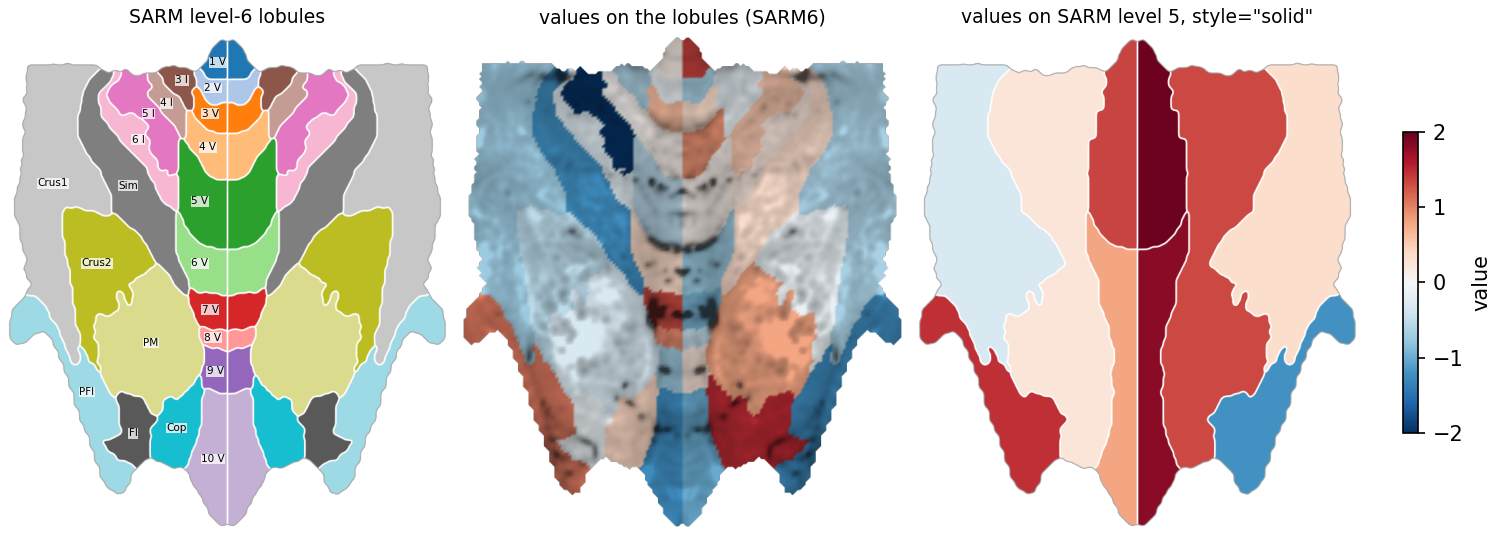

This chart was generated by the following Python code:
"""The macaque cerebellar flatmap (NMT v2.1-sym, SARM): its 21 level-6 lobules
per hemisphere, random values on them in the default style (SUIT's shading),
and random values on the five level-5 regions (anterior and posterior vermis,
intermediate, lateral, flocculus and paraflocculus) in style "solid".

    python examples/macaque.py      # writes examples/macaque.png
"""

import os

import matplotlib
import matplotlib.pyplot as plt
import numpy as np

import scmaps
from scmaps import _atlas
from scmaps.cerebellum import FLAT_FIG_IN, FLAT_LIM

matplotlib.use("Agg")
DPI = 200
rng = np.random.default_rng(0)
six = scmaps.cerebellum_regions("SARM6")
five = scmaps.cerebellum_regions("SARM5")
# lobule colours: one per lobule, the same on both sides
tab = [matplotlib.colormaps["tab20"](k % 20) for k in range(20)] + [(0.35, 0.35, 0.35, 1.0)]
lobule_colours = {n: tab[k % 21] for k, n in enumerate(six)}


def label_positions(atlas, img_shape):
    """Each left region's median vertex in the cropped image's pixels (the canvas spans +-FLAT_LIM flat units over
    FLAT_FIG_IN x DPI pixels; the crop starts 4 pixels before the drawing)."""
    pts, _faces, _grey, lab = _atlas.macaque_flatmap(atlas)
    names = scmaps.cerebellum_regions(atlas)
    px = FLAT_FIG_IN * DPI / (2 * FLAT_LIM)
    x0, y1 = pts[:, 0].min(), pts[:, 1].max()
    out = {}
    for k, n in enumerate(names[:len(names) // 2]):
        p = np.median(pts[lab == k + 1], axis=0)
        out[n] = ((p[0] - x0) * px + 4, (y1 - p[1]) * px + 4)
    return out


fig, axes = plt.subplots(1, 3, figsize=(10, 3.6), layout="constrained")
img = scmaps.cerebellum_map(colors=lobule_colours, atlas="SARM6", dpi=DPI, style="solid")
scmaps.show(img, axes[0])
for n, (c, r) in label_positions("SARM6", img.shape).items():
    axes[0].text(c, r, n[3:].replace("Cb", "").replace("V", " V").replace("I", " I"), ha="center", va="center",
                 fontsize=5, bbox=dict(fc="w", ec="none", alpha=0.75, pad=0.2))
style = dict(cmap="RdBu_r", vmin=-2, vmax=2, dpi=DPI)
sm = scmaps.plot_cerebellum(dict(zip(six, rng.normal(size=len(six)))), ax=axes[1], atlas="SARM6", **style)
scmaps.plot_cerebellum(dict(zip(five, rng.normal(size=len(five)))), ax=axes[2], atlas="SARM5", style="solid",
                       **style)
axes[0].set_title("SARM level-6 lobules", fontsize=9)
axes[1].set_title("values on the lobules (SARM6)", fontsize=9)
axes[2].set_title('values on SARM level 5, style="solid"', fontsize=9)
fig.colorbar(sm, ax=axes[1:], shrink=0.6, label="value")
fig.savefig(os.path.join(os.path.dirname(os.path.abspath(__file__)), "macaque.png"), dpi=150)
